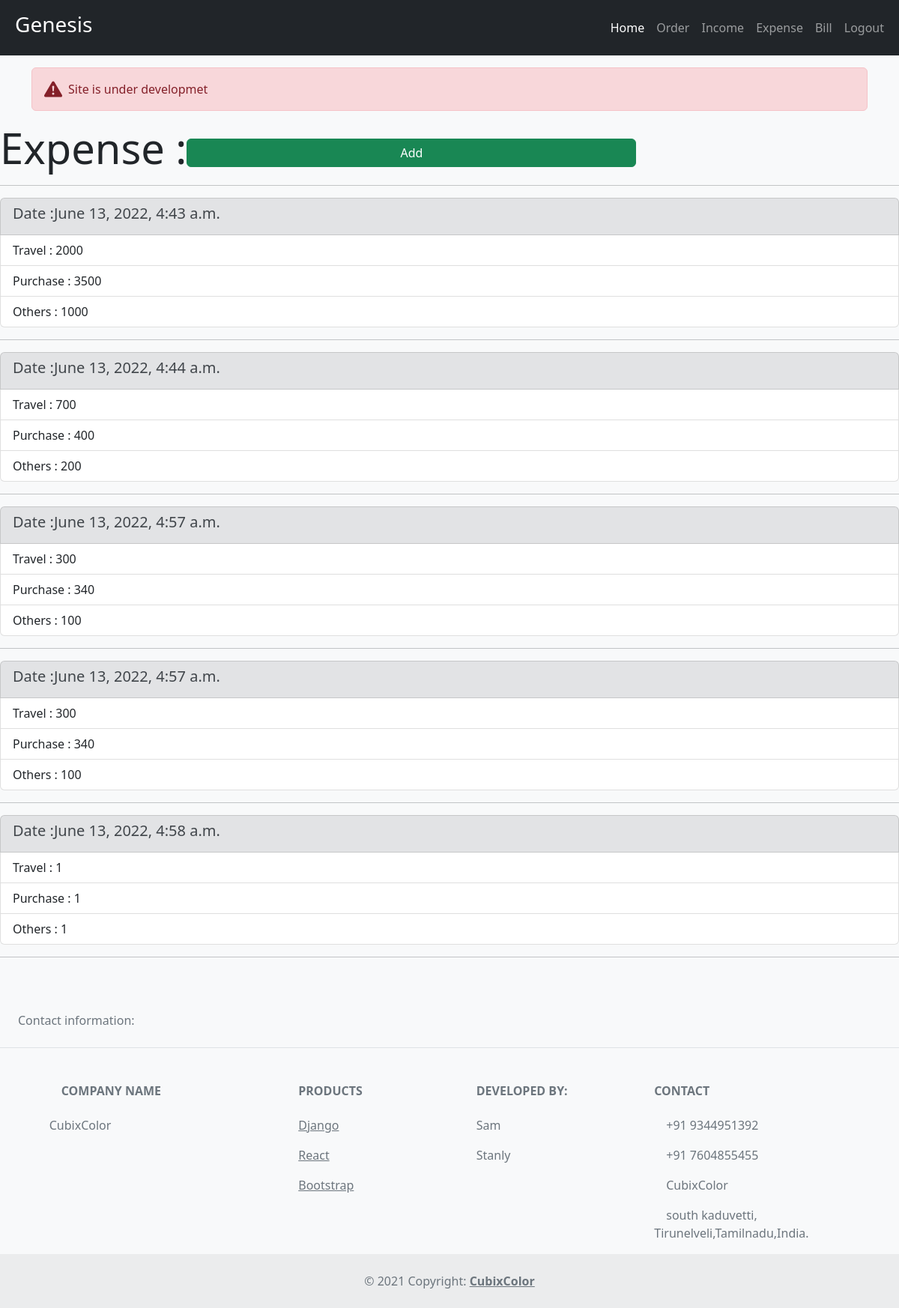
The app's page /expence/ (signed in) with its own data.
### app/models.py (models this page shows)
class Expense(models.Model):
    travel=models.IntegerField(blank=True)
    purchase=models.IntegerField(blank=True)
    others=models.IntegerField(blank=True)
    date=models.DateTimeField(auto_now_add=True)

### app/views.py (the view)
# urls.py: path('expence/',views.expense,name='expense'),
@login_required(login_url='login')
def expense(request):
    expenses=Expense.objects.all()
    return render(request,'app/expense.html',{'expense':expenses})

### app/templates/app/expense.html
{% extends 'app/main.html' %}
{% block content %}
<h1 class="display-4">Expense :<a href=" {% url 'addexp' %} " class="btn btn-success w-50">Add</a></h1>
{% for i in expense %}
<hr>
<ul class="list-group">
    <li class="list-group-item list-group-item-secondary"><h5> Date :{{i.date}}</h5></li>
    <li class="list-group-item">Travel : {{i.travel}} </li>
    <li class="list-group-item">Purchase : {{i.purchase}} </li>
    <li class="list-group-item">Others : {{i.others}} </li>
</ul>
{% endfor %}
<hr>
{% endblock %}

### records on screen
Expense: date "June 13, 2022, 4:43 a.m.", travel "2000", purchase "3500", others "1000"
Expense: date "June 13, 2022, 4:44 a.m.", travel "700", purchase "400", others "200"
Expense: date "June 13, 2022, 4:57 a.m.", travel "300", purchase "340", others "100"
Expense: date "June 13, 2022, 4:57 a.m.", travel "300", purchase "340", others "100"
Expense: date "June 13, 2022, 4:58 a.m.", travel "1", purchase "1", others "1"
